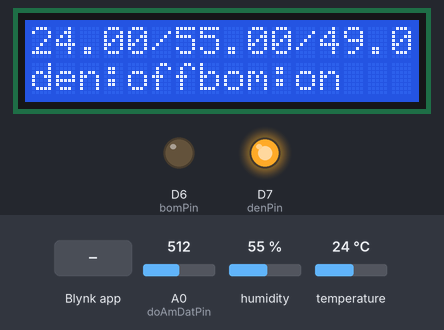
Recording of a sketch running on a simulated ESP8266 (NodeMCU). Parts: 16×2 character LCD, output pins drawn as LEDs (lit = HIGH). The inputs (shaded band) are chosen by the test bench; at power-on: temperature 24 °C, A0 (doAmDatPin) = 512, humidity 55 %. WiFi joins after 1.5 s; servers stay silent unless stated; what the sketch prints to the serial monitor is not drawn.

Above: at 4.0 s.
4.1 s: temperature set to 21 °C
At 7.3 s:
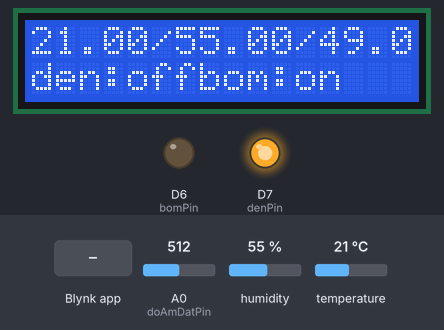
7.9 s: temperature set to 18 °C
At 10.6 s:
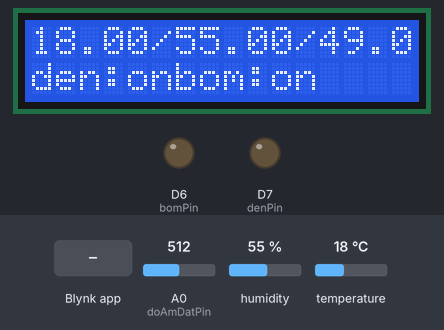
10.9 s: A0 (doAmDatPin) set to 302
At 13.0 s:
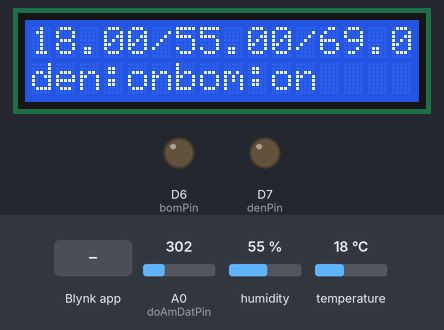
13.9 s: A0 (doAmDatPin) set to 280
At 16.6 s:
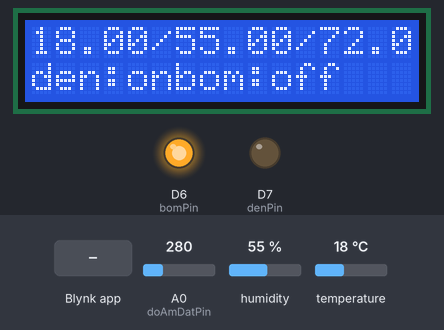
16.9 s: Blynk app writes 0 to V2
At 18.8 s:
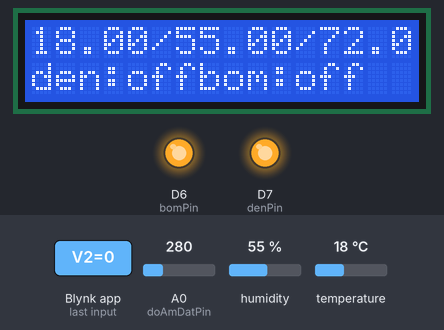
19.9 s: Blynk app writes 1 to V3
At 20.7 s:
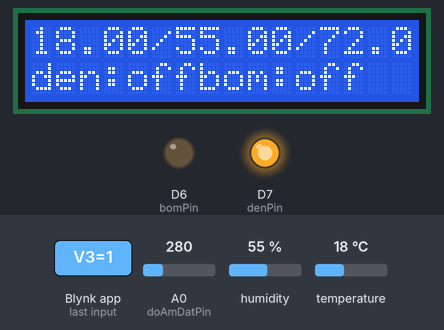
Timing chart, 0 to 22.9 s (numbered marks = the images above; inputs shaded):
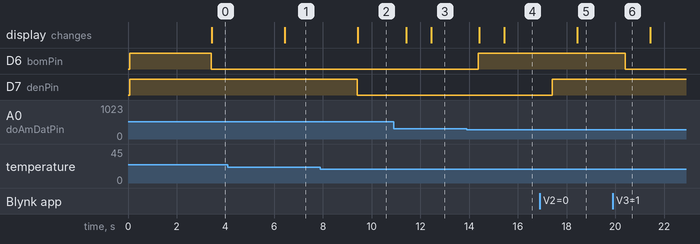

The sketch:

iotCuoiKhoa.ino
```cpp
#include <Wire.h>

#include <LiquidCrystal_I2C.h>

#define BLYNK_PRINT Serial
#define BLYNK_TEMPLATE_ID "TMPLltUAQXA9"
#define BLYNK_DEVICE_NAME "nong nghiep thong minh"
#include <ESP8266WiFi.h>
#include <BlynkSimpleEsp8266.h>
#include "DHT.h"

LiquidCrystal_I2C lcd(0x27, 16,2);

WidgetLED bom(V0);  // Đèn trạng thái bơm
WidgetLED den(V1);  // Đèn trạng thái đèn sưởi
#define DHTPIN D3
#define doAmDatPin A0

#define bomPin D6   //Bom
#define denPin D7   //Den
#define DHTTYPE DHT11   // DHT 11

int nguongDoKho= 66;
#define nguongDoAm      85
int nguongDoLanh = 20;
#define nguongDoNong      22

//set thời gian hoạt động

#define docDoAm  1L //Đọc cảm biến ẩm đất
#define docDht  1L  //Đọc DHT
#define hienThi  1L //Gửi dữ liệu lên terminal
#define guiBlynk   1L //Gửi dữ liệu lên blynk
#define cheDoAuto   1L //Chế độ tư động

char auth[] = "62aFfb6t-c9A9ths_Byw6j-NJTH0s3v-";
char ssid[] = "Room_201";
char pass[] = "tu1den8_@";
int auto1 = 1;
float doAm = 0;
float nhietDo = 0;
float doAmDat =0;
boolean trangThaiBom = 0;
boolean trangThaiDen = 0;
BlynkTimer timer;

DHT dht(DHTPIN, DHTTYPE);

void setup() {
  Wire.begin(D1,D2);
  lcd.clear();
  lcd.init();
  lcd.backlight();
  lcd.home();
  lcd.print("hoangviet");
  pinMode(bomPin, OUTPUT);
  pinMode(denPin, OUTPUT);
  thucHien();
  Serial.begin(115200);
  Serial.println("Nguyen Hoang Viet B19DCCN714");
  dht.begin();
  Blynk.begin(auth, ssid, pass);
  bom.off();
  den.off();
  startTimers();
}

void loop() {
  timer.run();
  Blynk.run();
}
BLYNK_WRITE(V3) // Điều khiển bơm
{
  int i = param.asInt();
    trangThaiBom = i;
    thucHien();
}

BLYNK_WRITE(V4) // Điều khiển đèn
{
   int i = param.asInt();
   trangThaiDen = i;
    thucHien();

}
BLYNK_WRITE(V2) // Điều khiển bơm
{
  int i = param.asInt();
    if(i==0)
    {
      auto1 = 0;
      trangThaiBom = 0;
      trangThaiDen = 0;
      thucHien();


    }
    else
    {
      auto1 = 1;
    }

}

void getDoAmDat(void)
{
  int i = 0;
  doAmDat = 0;
  for (i = 0; i < 10; i++)  //
  {
    doAmDat += analogRead(doAmDatPin); //Đọc giá trị cảm biến độ ẩm đất
    delay(50);   // Đợi đọc giá trị ADC
  }
  doAmDat = doAmDat / (i);
  doAmDat = map(doAmDat, 1023, 0, 0, 100); //Ít nước:0%  ==> Nhiều nước 100%

}
void getDht(void)
{

  nhietDo = dht.readTemperature();
  doAm = dht.readHumidity();
  if (isnan(nhietDo) || isnan(doAm))   // Kiểm tra kết nối lỗi thì thông báo.
  {
    Serial.println("Dữ liệu DHT bị lỗi");
    return;
  }
}
void hienThi1(void)
{

  lcd.clear();
  // IN thông tin ra màn hình
  Serial.print("Do am: ");
  lcd.print(nhietDo);
  lcd.print("/");
  lcd.print(doAm);
  lcd.print("/");
  lcd.print(doAmDat);

  lcd.setCursor(0, 1);

  if(trangThaiDen == 1)
  {
    lcd.print("den:on");
  }
  else
  {
    lcd.print("den:off");
  }
  if(trangThaiBom == 1)
  {
    lcd.print("bom:on");
  }
  else
  {
    lcd.print("bom:off");
  }

  Serial.print(doAm);
  Serial.print(" %\t");
  Serial.print("Nhiet do: ");
  Serial.print(nhietDo);
  Serial.print(" *C\t");

  Serial.print(" %\t");
  Serial.print("Do am dat: ");
  Serial.print(doAmDat);
  Serial.println(" %");
}
void thucHien()
{
  if (trangThaiBom == 1)
  {
    Blynk.notify("NDTRBOT: Canh bao ==>> BOM ON");
    digitalWrite(bomPin, LOW);
    bom.on();
  }

  else {
    digitalWrite(bomPin, HIGH);
    bom.off();
  }

  if (trangThaiDen == 1)
  {
    Blynk.notify("NDTRBOT: Canh bao ==>> DEN ON");
    digitalWrite(denPin, LOW);
    den.on();
  }
  else
  {
    digitalWrite(denPin, HIGH);
    den.off();
  }
}
void cheDoAuto1(void)
{
  if(auto1 == 0)return;
  if (doAmDat < nguongDoKho)
  {
    batBom();
  }
  if (doAmDat > 70)
  {
    tatBom();
  }


  if (nhietDo < nguongDoLanh)
  {
    batDen();
  }
   if (nhietDo > nguongDoLanh)
  {
    tatDen();
  }
}
void batBom()
{
  trangThaiBom = 1;
  thucHien();

}
void batDen()
{
  trangThaiDen = 1;
  thucHien();
}
void tatBom()
{
  trangThaiBom = 0;
  thucHien();
}
void tatDen()
{
  trangThaiDen = 0;
  thucHien();
}
void startTimers(void)
{

  timer.setInterval(docDht * 1000, getDht);
  timer.setInterval(docDoAm * 1000, getDoAmDat);
  timer.setInterval(guiBlynk * 1000, sendUptime);
  timer.setInterval(cheDoAuto * 1000, cheDoAuto1);
  timer.setInterval(hienThi * 1000, hienThi1);
}
void sendUptime()
{
  Blynk.virtualWrite(V10, nhietDo); //Nhiệt độ với pin V10
  Blynk.virtualWrite(V11, doAm); // Độ ẩm với pin V11
  Blynk.virtualWrite(V12, doAmDat); // Độ ẩm đất với V12
}
```

Measured:
- the behaviour switches between 20 and 19 °C on temperature (found by bisection; images 1 and 2)
- the behaviour switches between 292 and 291 on A0 (doAmDatPin) (found by bisection; images 3 and 4)
- after the input at 4.1 s, the display: changes after 2.3 s (image 1)
- after the input at 7.9 s, D7 (denPin): HIGH → LOW after 1.5 s; the display: changes after 1.5 s (image 2)
- after the input at 10.9 s, the display: first changes after 0.51 s (image 3 shows a later state)
- after the input at 13.9 s, D6 (bomPin): LOW → HIGH after 0.48 s; the display: first changes after 0.51 s (image 4 shows a later state)
- after the input at 16.9 s, D7 (denPin): LOW → HIGH after 0.52 s; the display: changes after 1.5 s (image 5)
- after the input at 19.9 s, D6 (bomPin): HIGH → LOW after 0.52 s
